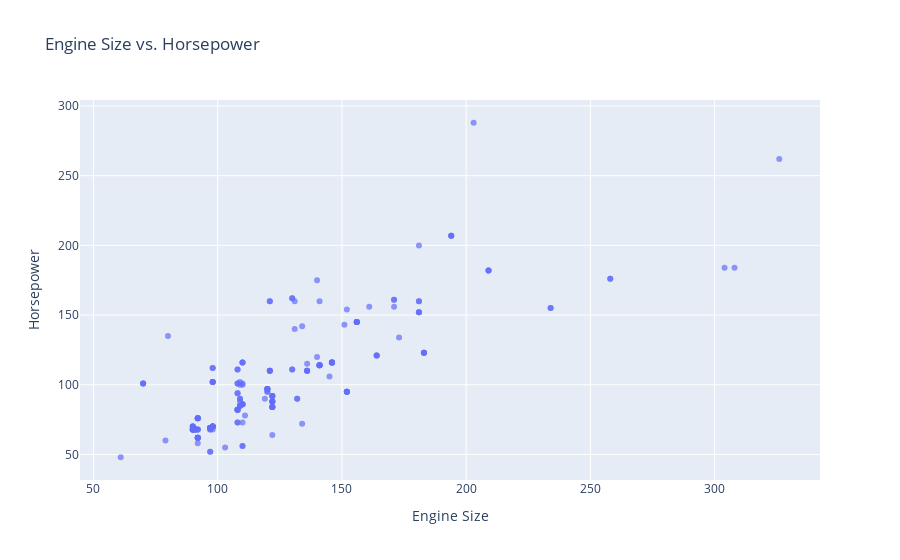

Notebook cell for this chart:
### Code cell
fig = px.scatter(data,
                 x='enginesize',
                 y='horsepower',
                 opacity=0.7,
                 labels={'enginesize': 'Engine Size', 'horsepower': 'Horsepower'},
                 title='Engine Size vs. Horsepower')

fig.show()

### Figure 1 — Plotly figure (JSON) as saved in the notebook; plotly's stock layout.template omitted (floating-point values rounded to 4 significant figures; data arrays with more than 128 entries replaced by an {"elided": "..."} marker saying what was removed)
{"data": [{"hovertemplate": "Engine Size=%{x}<br>Horsepower=%{y}<extra></extra>", "legendgroup": "", "marker": {"color": "#636efa", "opacity": 0.7, "symbol": "circle"}, "mode": "markers", "name": "", "orientation": "v", "showlegend": false, "type": "scatter", "x": {"elided": "205 int values"}, "xaxis": "x", "y": {"elided": "205 int values"}, "yaxis": "y"}], "layout": {"legend": {"tracegroupgap": 0}, "title": {"text": "Engine Size vs. Horsepower"}, "xaxis": {"anchor": "y", "domain": [0, 1], "title": {"text": "Engine Size"}}, "yaxis": {"anchor": "x", "domain": [0, 1], "title": {"text": "Horsepower"}}}}
